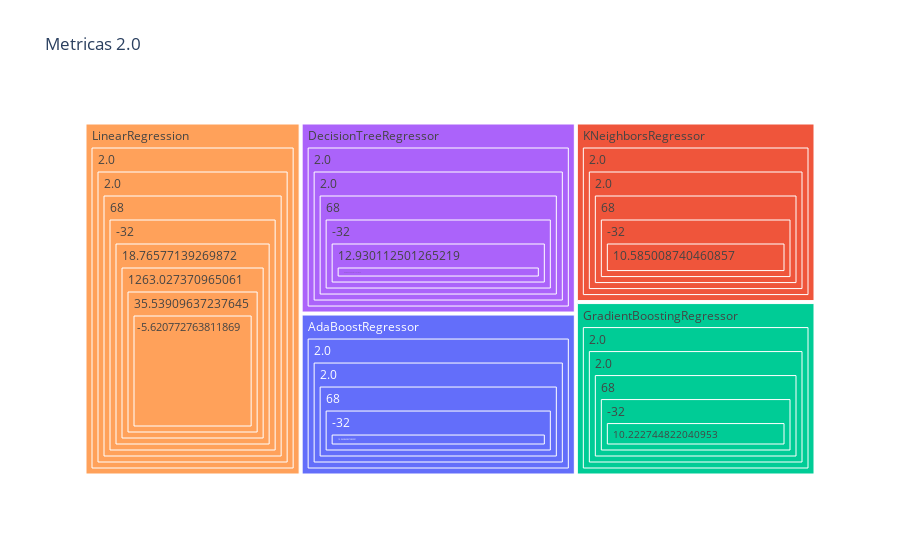

The notebook cell saved with this chart:
### Code cell
px.treemap(data_frame = df_metricas_2,
           values     = "MAE",
           path       = ["Modelo","karma_Q3","karma_Q1","Bigote superior","Bigote inferior","MAE","MSE","RMSE","R2"],
           hover_name = "Modelo",
           color      = "Modelo",
           title      = "Metricas 2.0")

### Figure 1 — Plotly figure (JSON) as saved in the notebook; plotly's stock layout.template omitted (floating-point values rounded to 4 significant figures)
{"data": [{"branchvalues": "total", "customdata": [["AdaBoostRegressor"], ["KNeighborsRegressor"], ["GradientBoostingRegressor"], ["DecisionTreeRegressor"], ["LinearRegression"], ["GradientBoostingRegressor"], ["AdaBoostRegressor"], ["KNeighborsRegressor"], ["DecisionTreeRegressor"], ["LinearRegression"], ["GradientBoostingRegressor"], ["AdaBoostRegressor"], ["KNeighborsRegressor"], ["DecisionTreeRegressor"], ["LinearRegression"], ["GradientBoostingRegressor"], ["KNeighborsRegressor"], ["AdaBoostRegressor"], ["DecisionTreeRegressor"], ["LinearRegression"], ["AdaBoostRegressor"], ["DecisionTreeRegressor"], ["GradientBoostingRegressor"], ["KNeighborsRegressor"], ["LinearRegression"], ["AdaBoostRegressor"], ["DecisionTreeRegressor"], ["GradientBoostingRegressor"], ["KNeighborsRegressor"], ["LinearRegression"], ["AdaBoostRegressor"], ["DecisionTreeRegressor"], ["GradientBoostingRegressor"], ["KNeighborsRegressor"], ["LinearRegression"], ["AdaBoostRegressor"], ["DecisionTreeRegressor"], ["GradientBoostingRegressor"], ["KNeighborsRegressor"], ["LinearRegression"], ["AdaBoostRegressor"], ["DecisionTreeRegressor"], ["GradientBoostingRegressor"], ["KNeighborsRegressor"], ["LinearRegression"]], "domain": {"x": [0, 1], "y": [0, 1]}, "hovertemplate": "<b>%{hovertext}</b><br><br>labels=%{label}<br>MAE=%{value}<br>parent=%{parent}<br>id=%{id}<br>Modelo=%{customdata[0]}<extra></extra>", "hovertext": ["AdaBoostRegressor", "KNeighborsRegressor", "GradientBoostingRegressor", "DecisionTreeRegressor", "LinearRegression", "GradientBoostingRegressor", "AdaBoostRegressor", "KNeighborsRegressor", "DecisionTreeRegressor", "LinearRegression", "GradientBoostingRegressor", "AdaBoostRegressor", "KNeighborsRegressor", "DecisionTreeRegressor", "LinearRegression", "GradientBoostingRegressor", "KNeighborsRegressor", "AdaBoostRegressor", "DecisionTreeRegressor", "LinearRegression", "AdaBoostRegressor", "DecisionTreeRegressor", "GradientBoostingRegressor", "KNeighborsRegressor", "LinearRegression", "AdaBoostRegressor", "DecisionTreeRegressor", "GradientBoostingRegressor", "KNeighborsRegressor", "LinearRegression", "AdaBoostRegressor", "DecisionTreeRegressor", "GradientBoostingRegressor", "KNeighborsRegressor", "LinearRegression", "AdaBoostRegressor", "DecisionTreeRegressor", "GradientBoostingRegressor", "KNeighborsRegressor", "LinearRegression", "AdaBoostRegressor", "DecisionTreeRegressor", "GradientBoostingRegressor", "KNeighborsRegressor", "LinearRegression"], "ids": ["AdaBoostRegressor/2.0/2.0/68/-32/10.962863827285991/193.87040417984457/13.92373528116089/-0.016266093047813346", "KNeighborsRegressor/2.0/2.0/68/-32/10.585008740460857/217.94565417867187/14.762982563786759/-0.14246823493204253", "GradientBoostingRegressor/2.0/2.0/68/-32/10.222744822040953/190.34785791347477/13.796661114685493/0.0021990478634468236", "DecisionTreeRegressor/2.0/2.0/68/-32/12.930112501265219/348.66245281767823/18.672505263560062/-0.8276839635037352", "LinearRegression/2.0/2.0/68/-32/18.76577139269872/1263.027370965061/35.53909637237645/-5.620772763811869", "GradientBoostingRegressor/2.0/2.0/68/-32/10.222744822040953/190.34785791347477/13.796661114685493", "AdaBoostRegressor/2.0/2.0/68/-32/10.962863827285991/193.87040417984457/13.92373528116089", "KNeighborsRegressor/2.0/2.0/68/-32/10.585008740460857/217.94565417867187/14.762982563786759", "DecisionTreeRegressor/2.0/2.0/68/-32/12.930112501265219/348.66245281767823/18.672505263560062", "LinearRegression/2.0/2.0/68/-32/18.76577139269872/1263.027370965061/35.53909637237645", "GradientBoostingRegressor/2.0/2.0/68/-32/10.222744822040953/190.34785791347477", "AdaBoostRegressor/2.0/2.0/68/-32/10.962863827285991/193.87040417984457", "KNeighborsRegressor/2.0/2.0/68/-32/10.585008740460857/217.94565417867187", "DecisionTreeRegressor/2.0/2.0/68/-32/12.930112501265219/348.66245281767823", "LinearRegression/2.0/2.0/68/-32/18.76577139269872/1263.027370965061", "GradientBoostingRegressor/2.0/2.0/68/-32/10.222744822040953", "KNeighborsRegressor/2.0/2.0/68/-32/10.585008740460857", "AdaBoostRegressor/2.0/2.0/68/-32/10.962863827285991", "DecisionTreeRegressor/2.0/2.0/68/-32/12.930112501265219", "LinearRegression/2.0/2.0/68/-32/18.76577139269872", "AdaBoostRegressor/2.0/2.0/68/-32", "DecisionTreeRegressor/2.0/2.0/68/-32", "GradientBoostingRegressor/2.0/2.0/68/-32", "KNeighborsRegressor/2.0/2.0/68/-32", "LinearRegression/2.0/2.0/68/-32", "AdaBoostRegressor/2.0/2.0/68", "DecisionTreeRegressor/2.0/2.0/68", "GradientBoostingRegressor/2.0/2.0/68", "KNeighborsRegressor/2.0/2.0/68", "LinearRegression/2.0/2.0/68", "AdaBoostRegressor/2.0/2.0", "DecisionTreeRegressor/2.0/2.0", "GradientBoostingRegressor/2.0/2.0", "KNeighborsRegressor/2.0/2.0", "LinearRegression/2.0/2.0", "AdaBoostRegressor/2.0", "DecisionTreeRegressor/2.0", "GradientBoostingRegressor/2.0", "KNeighborsRegressor/2.0", "LinearRegression/2.0", "AdaBoostRegressor", "DecisionTreeRegressor", "GradientBoostingRegressor", "KNeighborsRegressor", "LinearRegression"], "labels": ["-0.016266093047813346", "-0.14246823493204253", "0.0021990478634468236", "-0.8276839635037352", "-5.620772763811869", "13.796661114685493", "13.92373528116089", "14.762982563786759", "18.672505263560062", "35.53909637237645", "190.34785791347477", "193.87040417984457", "217.94565417867187", "348.66245281767823", "1263.027370965061", "10.222744822040953", "10.585008740460857", "10.962863827285991", "12.930112501265219", "18.76577139269872", "-32", "-32", "-32", "-32", "-32", "68", "68", "68", "68", "68", "2.0", "2.0", "2.0", "2.0", "2.0", "2.0", "2.0", "2.0", "2.0", "2.0", "AdaBoostRegressor", "DecisionTreeRegressor", "GradientBoostingRegressor", "KNeighborsRegressor", "LinearRegression"], "marker": {"colors": ["#636efa", "#EF553B", "#00cc96", "#ab63fa", "#FFA15A", "#00cc96", "#636efa", "#EF553B", "#ab63fa", "#FFA15A", "#00cc96", "#636efa", "#EF553B", "#ab63fa", "#FFA15A", "#00cc96", "#EF553B", "#636efa", "#ab63fa", "#FFA15A", "#636efa", "#ab63fa", "#00cc96", "#EF553B", "#FFA15A", "#636efa", "#ab63fa", "#00cc96", "#EF553B", "#FFA15A", "#636efa", "#ab63fa", "#00cc96", "#EF553B", "#FFA15A", "#636efa", "#ab63fa", "#00cc96", "#EF553B", "#FFA15A", "#636efa", "#ab63fa", "#00cc96", "#EF553B", "#FFA15A"]}, "name": "", "parents": ["AdaBoostRegressor/2.0/2.0/68/-32/10.962863827285991/193.87040417984457/13.92373528116089", "KNeighborsRegressor/2.0/2.0/68/-32/10.585008740460857/217.94565417867187/14.762982563786759", "GradientBoostingRegressor/2.0/2.0/68/-32/10.222744822040953/190.34785791347477/13.796661114685493", "DecisionTreeRegressor/2.0/2.0/68/-32/12.930112501265219/348.66245281767823/18.672505263560062", "LinearRegression/2.0/2.0/68/-32/18.76577139269872/1263.027370965061/35.53909637237645", "GradientBoostingRegressor/2.0/2.0/68/-32/10.222744822040953/190.34785791347477", "AdaBoostRegressor/2.0/2.0/68/-32/10.962863827285991/193.87040417984457", "KNeighborsRegressor/2.0/2.0/68/-32/10.585008740460857/217.94565417867187", "DecisionTreeRegressor/2.0/2.0/68/-32/12.930112501265219/348.66245281767823", "LinearRegression/2.0/2.0/68/-32/18.76577139269872/1263.027370965061", "GradientBoostingRegressor/2.0/2.0/68/-32/10.222744822040953", "AdaBoostRegressor/2.0/2.0/68/-32/10.962863827285991", "KNeighborsRegressor/2.0/2.0/68/-32/10.585008740460857", "DecisionTreeRegressor/2.0/2.0/68/-32/12.930112501265219", "LinearRegression/2.0/2.0/68/-32/18.76577139269872", "GradientBoostingRegressor/2.0/2.0/68/-32", "KNeighborsRegressor/2.0/2.0/68/-32", "AdaBoostRegressor/2.0/2.0/68/-32", "DecisionTreeRegressor/2.0/2.0/68/-32", "LinearRegression/2.0/2.0/68/-32", "AdaBoostRegressor/2.0/2.0/68", "DecisionTreeRegressor/2.0/2.0/68", "GradientBoostingRegressor/2.0/2.0/68", "KNeighborsRegressor/2.0/2.0/68", "LinearRegression/2.0/2.0/68", "AdaBoostRegressor/2.0/2.0", "DecisionTreeRegressor/2.0/2.0", "GradientBoostingRegressor/2.0/2.0", "KNeighborsRegressor/2.0/2.0", "LinearRegression/2.0/2.0", "AdaBoostRegressor/2.0", "DecisionTreeRegressor/2.0", "GradientBoostingRegressor/2.0", "KNeighborsRegressor/2.0", "LinearRegression/2.0", "AdaBoostRegressor", "DecisionTreeRegressor", "GradientBoostingRegressor", "KNeighborsRegressor", "LinearRegression", "", "", "", "", ""], "type": "treemap", "values": [10.96, 10.59, 10.22, 12.93, 18.77, 10.22, 10.96, 10.59, 12.93, 18.77, 10.22, 10.96, 10.59, 12.93, 18.77, 10.22, 10.59, 10.96, 12.93, 18.77, 10.96, 12.93, 10.22, 10.59, 18.77, 10.96, 12.93, 10.22, 10.59, 18.77, 10.96, 12.93, 10.22, 10.59, 18.77, 10.96, 12.93, 10.22, 10.59, 18.77, 10.96, 12.93, 10.22, 10.59, 18.77]}], "layout": {"legend": {"tracegroupgap": 0}, "title": {"text": "Metricas 2.0"}}}
